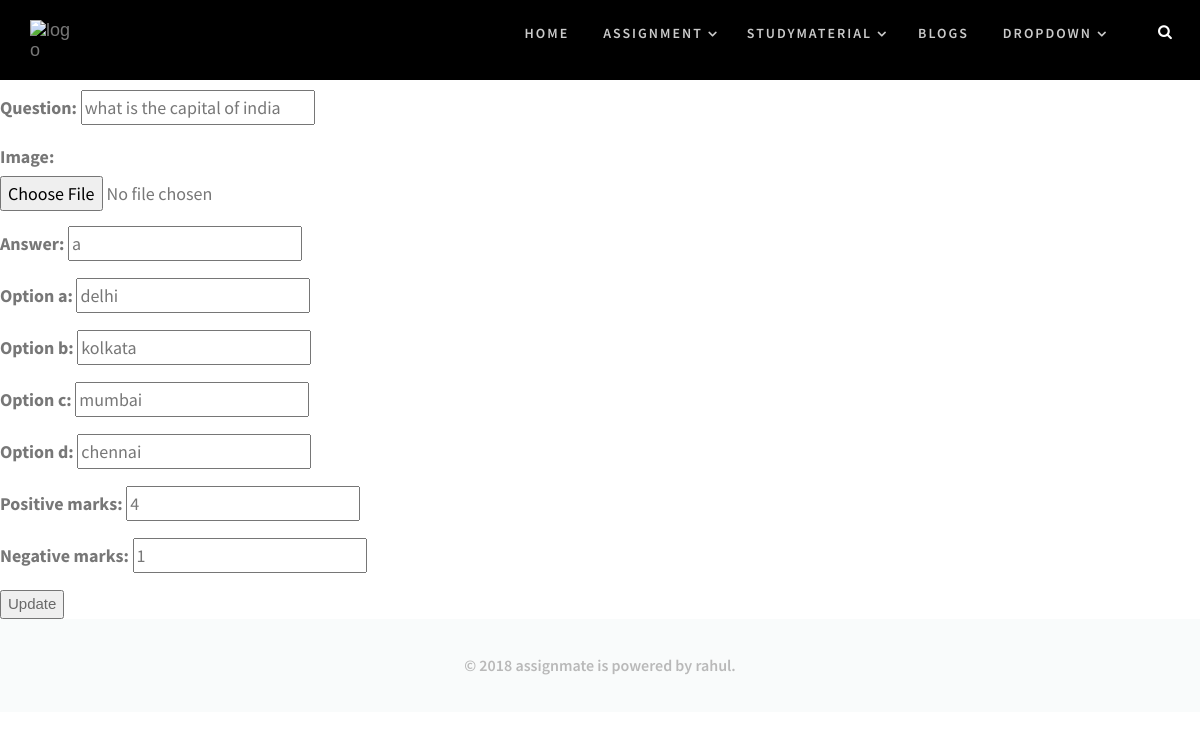
Page /question/update/1 (signed in) on the committed database.
### assignment/models.py (models this page shows, shortened)
class Questions(models.Model,):
    assignment= models.ForeignKey(Assignment,on_delete=models.CASCADE)
    question= models.CharField(max_length=500)
    image= models.ImageField(upload_to='question_image//%Y/%m/%d/',blank=True,)
    answer= models.CharField(max_length=500)
    option_a =models.CharField(max_length=200,default=0)
    option_b =models.CharField(max_length=200,default=0)
    option_c =models.CharField(max_length=200,default=0)
    option_d =models.CharField(max_length=200,default=0)
    number_of_right_answered =models.IntegerField(default=0)
    number_of_wrong_answered =models.IntegerField(default=0)
    positive_marks =models.IntegerField(default=0)
    negative_marks =models.IntegerField(default=0)
    hint =models.CharField(max_length=500,blank=True)
    tags=models.CharField(max_length=45,blank=True)

### assignment/views.py (the view)
# urls.py: path('question/update/<pk>',QuestionUpdate.as_view(),name='question_update'),
class QuestionUpdate(UpdateView):
    model = Questions
    fields = ['question','image','answer','option_a','option_b','option_c','option_d','positive_marks','negative_marks']
    template_name_suffix = '_update_form'
    success_url = reverse_lazy('assignment:my_assignment_page')

### assignment/templates/assignment/questions_update_form.html (shortened to what this page needs)
{% extends 'accounts/base.html'%}
{% block body %}
<form method="post">
    {{ form.as_p }}
    <input type="submit" value="Update" />
</form>
{% endblock %}

### accounts/static/accounts/css/style.css (style rules this page uses)
a, input, button, select, textarea { outline: none; }
body { margin: 0; font-size: 14px; color: #686868; -webkit-font-smoothing: antialiased; -moz-osx-font-smoothing: grayscale; overflow-x: hidden; word-wrap: break-word; font-family: 'Playfair Display', serif; }
p { font-size: 18px; line-height: 29px; margin: 0 0 15px; color: #777777; font-family: 'Source Sans Pro', sans-serif; }

### accounts/static/accounts/css/w3.css (style rules this page uses)
*,*:before,*:after { box-sizing:inherit }
html { -ms-text-size-adjust:100%;-webkit-text-size-adjust:100% }
body { margin:0 }
button,input,select,textarea { font:inherit;margin:0 }
button,input { overflow:visible }
button,html [type=button],[type=reset],[type=submit] { -webkit-appearance:button }
html,body { font-family:Verdana,sans-serif;font-size:15px;line-height:1.5 }
html { overflow-x:hidden }

### accounts/templates/accounts/base.html (style rules this page uses)
* { box-sizing: border-box; }

### rows in the picture
Questions: question "what is the capital of india", answer "a", option_a "delhi", option_b "kolkata", option_c "mumbai", option_d "chennai", positive_marks "4", negative_marks "1"
